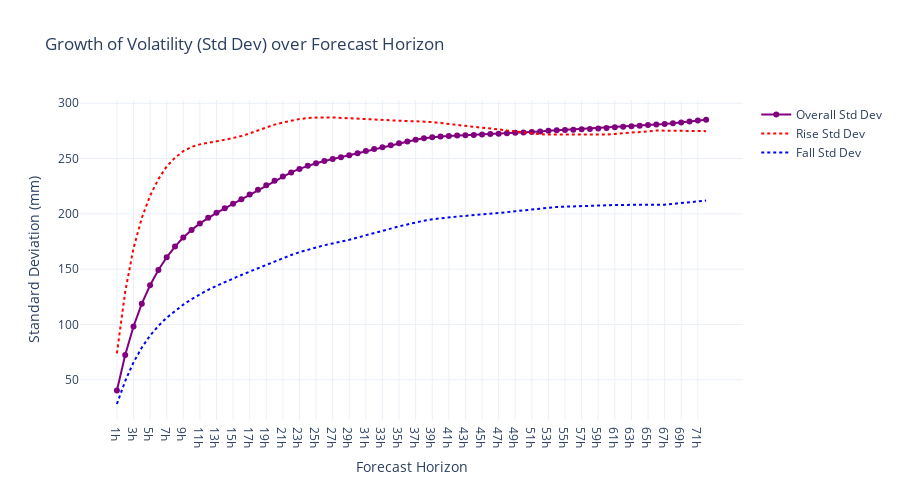
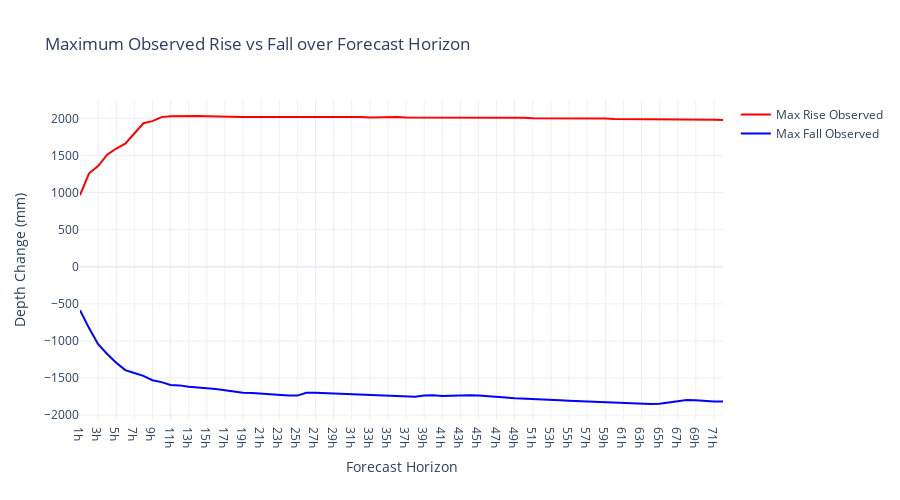

The code cell stored with these charts, in order, in its notebook:
### Markdown cell above
### analyze the change rate of the streamway depth

### Code cell
# --- DEPTH CHANGE DISTRIBUTION ANALYSIS ---
# We analyze how much the streamway depth typically changes over our forecast horizon.
# This gives us a baseline for "expected volatility" and helps set reasonable confidence intervals.

print("Analyzing depth change distribution (Overall, Rise, and Fall)...")

hourly_diff_stats = {}
hourly_rise_stats = {}
hourly_fall_stats = {}

steps_per_hour = 6 # Assuming 10-minute intervals

for hours in range(1, 73): # Calculate for 1 hour up to 72 hours
    current_horizon_steps = hours * steps_per_hour
    column_name = f'depth_change_{hours}h'
    
    # Calculate change
    change_series = df_streamway['streamway_depth_mm'].diff(current_horizon_steps)
    df_streamway[column_name] = change_series
    
    # 1. Overall Statistics
    stats = change_series.describe().to_dict()
    stats['std'] = change_series.std()
    stats.update(change_series.quantile([0.01, 0.05, 0.95, 0.99]).to_dict())
    hourly_diff_stats[f'{hours}h'] = stats
    
    # 2. Rise Statistics (Change > 0)
    rise_series = change_series[change_series > 0]
    if not rise_series.empty:
        rise_stats = rise_series.describe().to_dict()
        rise_stats['std'] = rise_series.std()
        rise_stats.update(rise_series.quantile([0.5, 0.95, 0.99]).to_dict()) # Median, 95th, 99th
        hourly_rise_stats[f'{hours}h'] = rise_stats
    
    # 3. Fall Statistics (Change < 0)
    fall_series = change_series[change_series < 0]
    if not fall_series.empty:
        fall_stats = fall_series.describe().to_dict()
        fall_stats['std'] = fall_series.std()
        fall_stats.update(fall_series.quantile([0.01, 0.05, 0.5]).to_dict()) # 1st, 5th, Median
        hourly_fall_stats[f'{hours}h'] = fall_stats

# Convert to DataFrames
df_hourly_stats = pd.DataFrame.from_dict(hourly_diff_stats, orient='index')
df_rise_stats = pd.DataFrame.from_dict(hourly_rise_stats, orient='index')
df_fall_stats = pd.DataFrame.from_dict(hourly_fall_stats, orient='index')

# Save to CSV
df_hourly_stats.to_csv('hourly_change_stats.csv', index=True)
df_rise_stats.to_csv('hourly_rise_stats.csv', index=True)
df_fall_stats.to_csv('hourly_fall_stats.csv', index=True)

print("Saved stats to CSVs: hourly_change_stats.csv, hourly_rise_stats.csv, hourly_fall_stats.csv")

# --- VISUALIZATION ---

# 1. Volatility Growth (Std Dev)
fig_vol = go.Figure()
fig_vol.add_trace(go.Scatter(
    x=df_hourly_stats.index, y=df_hourly_stats['std'], 
    mode='lines+markers', name='Overall Std Dev', line=dict(color='purple')
))
fig_vol.add_trace(go.Scatter(
    x=df_rise_stats.index, y=df_rise_stats['std'], 
    mode='lines', name='Rise Std Dev', line=dict(color='red', dash='dot')
))
fig_vol.add_trace(go.Scatter(
    x=df_fall_stats.index, y=df_fall_stats['std'], 
    mode='lines', name='Fall Std Dev', line=dict(color='blue', dash='dot')
))
fig_vol.update_layout(
    title='Growth of Volatility (Std Dev) over Forecast Horizon',
    xaxis_title='Forecast Horizon',
    yaxis_title='Standard Deviation (mm)',
    template='plotly_white', height=500
)
fig_vol.show()

# 2. Max Rise vs Max Fall
fig_max = go.Figure()
fig_max.add_trace(go.Scatter(
    x=df_hourly_stats.index, y=df_hourly_stats['max'], 
    mode='lines', name='Max Rise Observed', line=dict(color='red')
))
fig_max.add_trace(go.Scatter(
    x=df_hourly_stats.index, y=df_hourly_stats['min'], 
    mode='lines', name='Max Fall Observed', line=dict(color='blue')
))
fig_max.update_layout(
    title='Maximum Observed Rise vs Fall over Forecast Horizon',
    xaxis_title='Forecast Horizon',
    yaxis_title='Depth Change (mm)',
    template='plotly_white', height=500
)
fig_max.show()

# Print Summary for Key Horizons
print("\n--- Summary Stats for Key Horizons ---")
for h in ['4h', '12h', '24h', '48h', '72h']:
    if h in hourly_diff_stats:
        print(f"\nHorizon: {h}")
        print(f"  Overall: Mean={hourly_diff_stats[h]['mean']:.1f}, Std={hourly_diff_stats[h]['std']:.1f}")
        if h in hourly_rise_stats:
            print(f"  Rise:    Mean={hourly_rise_stats[h]['mean']:.1f}, Max={hourly_rise_stats[h]['max']:.1f}")
        if h in hourly_fall_stats:
            print(f"  Fall:    Mean={hourly_fall_stats[h]['mean']:.1f}, Min={hourly_fall_stats[h]['min']:.1f}")

### Figure 1 — Plotly figure (JSON) as saved in the notebook; plotly's stock layout.template omitted (floating-point values rounded to 4 significant figures)
{"data": [{"line": {"color": "purple"}, "mode": "lines+markers", "name": "Overall Std Dev", "type": "scatter", "x": ["1h", "2h", "3h", "4h", "5h", "6h", "7h", "8h", "9h", "10h", "11h", "12h", "13h", "14h", "15h", "16h", "17h", "18h", "19h", "20h", "21h", "22h", "23h", "24h", "25h", "26h", "27h", "28h", "29h", "30h", "31h", "32h", "33h", "34h", "35h", "36h", "37h", "38h", "39h", "40h", "41h", "42h", "43h", "44h", "45h", "46h", "47h", "48h", "49h", "50h", "51h", "52h", "53h", "54h", "55h", "56h", "57h", "58h", "59h", "60h", "61h", "62h", "63h", "64h", "65h", "66h", "67h", "68h", "69h", "70h", "71h", "72h"], "y": [40.16, 72.38, 98.16, 118.8, 135.4, 149.2, 160.7, 170.4, 178.6, 185.5, 191.3, 196.4, 200.9, 205.0, 209.1, 213.2, 217.4, 221.7, 225.9, 230.0, 233.8, 237.4, 240.6, 243.4, 245.8, 247.8, 249.5, 251.2, 253.0, 254.9, 256.8, 258.6, 260.3, 262.0, 263.8, 265.5, 267.0, 268.3, 269.3, 270.0, 270.5, 270.8, 271.1, 271.3, 271.7, 272.1, 272.5, 272.9, 273.2, 273.6, 274.0, 274.5, 275.1, 275.5, 275.8, 276.1, 276.4, 276.7, 277.2, 277.7, 278.2, 278.7, 279.3, 279.8, 280.2, 280.7, 281.2, 281.9, 282.6, 283.5, 284.3, 285.1]}, {"line": {"color": "red", "dash": "dot"}, "mode": "lines", "name": "Rise Std Dev", "type": "scatter", "x": ["1h", "2h", "3h", "4h", "5h", "6h", "7h", "8h", "9h", "10h", "11h", "12h", "13h", "14h", "15h", "16h", "17h", "18h", "19h", "20h", "21h", "22h", "23h", "24h", "25h", "26h", "27h", "28h", "29h", "30h", "31h", "32h", "33h", "34h", "35h", "36h", "37h", "38h", "39h", "40h", "41h", "42h", "43h", "44h", "45h", "46h", "47h", "48h", "49h", "50h", "51h", "52h", "53h", "54h", "55h", "56h", "57h", "58h", "59h", "60h", "61h", "62h", "63h", "64h", "65h", "66h", "67h", "68h", "69h", "70h", "71h", "72h"], "y": [73.92, 129.5, 168.8, 196.3, 216.4, 231.4, 242.8, 250.8, 256.6, 260.5, 262.8, 264.5, 265.6, 266.9, 268.4, 270.4, 272.8, 275.5, 278.2, 280.7, 282.6, 284.3, 285.7, 286.7, 287.1, 287.2, 287.2, 286.8, 286.4, 285.8, 285.6, 285.1, 284.6, 284.3, 284.0, 283.8, 283.8, 283.5, 283.0, 282.1, 281.1, 280.1, 279.3, 278.6, 277.9, 277.3, 276.3, 275.3, 274.3, 273.5, 272.6, 272.0, 271.6, 271.6, 271.8, 271.8, 271.5, 271.4, 271.4, 271.7, 272.2, 272.7, 273.2, 273.9, 274.6, 275.3, 275.3, 275.0, 274.7, 274.7, 274.7, 274.8]}, {"line": {"color": "blue", "dash": "dot"}, "mode": "lines", "name": "Fall Std Dev", "type": "scatter", "x": ["1h", "2h", "3h", "4h", "5h", "6h", "7h", "8h", "9h", "10h", "11h", "12h", "13h", "14h", "15h", "16h", "17h", "18h", "19h", "20h", "21h", "22h", "23h", "24h", "25h", "26h", "27h", "28h", "29h", "30h", "31h", "32h", "33h", "34h", "35h", "36h", "37h", "38h", "39h", "40h", "41h", "42h", "43h", "44h", "45h", "46h", "47h", "48h", "49h", "50h", "51h", "52h", "53h", "54h", "55h", "56h", "57h", "58h", "59h", "60h", "61h", "62h", "63h", "64h", "65h", "66h", "67h", "68h", "69h", "70h", "71h", "72h"], "y": [28.03, 48.83, 65.61, 79.07, 89.95, 98.69, 106.1, 112.3, 117.9, 122.8, 127.3, 131.3, 134.9, 138.4, 141.7, 144.7, 147.8, 150.8, 153.9, 156.9, 159.9, 162.8, 165.3, 167.6, 169.8, 171.6, 173.2, 174.7, 176.5, 178.6, 180.7, 182.7, 184.8, 186.8, 188.7, 190.4, 192.2, 193.8, 195.0, 196.1, 196.8, 197.5, 198.1, 198.7, 199.5, 200.2, 200.8, 201.5, 202.4, 203.2, 204.1, 204.9, 205.7, 206.2, 206.5, 206.6, 206.9, 207.1, 207.5, 207.7, 208.0, 208.1, 208.2, 208.3, 208.2, 208.1, 208.3, 209.0, 209.8, 210.6, 211.3, 212.0]}], "layout": {"height": 500, "title": {"text": "Growth of Volatility (Std Dev) over Forecast Horizon"}, "xaxis": {"title": {"text": "Forecast Horizon"}}, "yaxis": {"title": {"text": "Standard Deviation (mm)"}}}}

### Figure 2 — Plotly figure (JSON) as saved in the notebook; plotly's stock layout.template omitted (floating-point values rounded to 4 significant figures)
{"data": [{"line": {"color": "red"}, "mode": "lines", "name": "Max Rise Observed", "type": "scatter", "x": ["1h", "2h", "3h", "4h", "5h", "6h", "7h", "8h", "9h", "10h", "11h", "12h", "13h", "14h", "15h", "16h", "17h", "18h", "19h", "20h", "21h", "22h", "23h", "24h", "25h", "26h", "27h", "28h", "29h", "30h", "31h", "32h", "33h", "34h", "35h", "36h", "37h", "38h", "39h", "40h", "41h", "42h", "43h", "44h", "45h", "46h", "47h", "48h", "49h", "50h", "51h", "52h", "53h", "54h", "55h", "56h", "57h", "58h", "59h", "60h", "61h", "62h", "63h", "64h", "65h", "66h", "67h", "68h", "69h", "70h", "71h", "72h"], "y": [964.0, 1260.0, 1358.0, 1511.0, 1594.0, 1658.0, 1796.0, 1934.0, 1963.0, 2017.0, 2027.0, 2032.0, 2027.0, 2032.0, 2027.0, 2022.0, 2022.0, 2017.0, 2017.0, 2017.0, 2017.0, 2017.0, 2022.0, 2027.0, 2027.0, 2027.0, 2022.0, 2027.0, 2022.0, 2022.0, 2022.0, 2017.0, 2012.0, 2017.0, 2017.0, 2017.0, 2012.0, 2012.0, 2012.0, 2012.0, 2012.0, 2017.0, 2012.0, 2017.0, 2017.0, 2007.0, 2012.0, 2007.0, 2007.0, 2007.0, 2002.0, 2002.0, 2007.0, 2002.0, 2002.0, 2002.0, 1997.0, 1997.0, 1997.0, 1993.0, 1993.0, 1993.0, 1993.0, 1988.0, 1988.0, 1988.0, 1988.0, 1988.0, 1983.0, 1983.0, 1983.0, 1978.0]}, {"line": {"color": "blue"}, "mode": "lines", "name": "Max Fall Observed", "type": "scatter", "x": ["1h", "2h", "3h", "4h", "5h", "6h", "7h", "8h", "9h", "10h", "11h", "12h", "13h", "14h", "15h", "16h", "17h", "18h", "19h", "20h", "21h", "22h", "23h", "24h", "25h", "26h", "27h", "28h", "29h", "30h", "31h", "32h", "33h", "34h", "35h", "36h", "37h", "38h", "39h", "40h", "41h", "42h", "43h", "44h", "45h", "46h", "47h", "48h", "49h", "50h", "51h", "52h", "53h", "54h", "55h", "56h", "57h", "58h", "59h", "60h", "61h", "62h", "63h", "64h", "65h", "66h", "67h", "68h", "69h", "70h", "71h", "72h"], "y": [-586.0, -827.0, -1043.0, -1176.0, -1294.0, -1393.0, -1432.0, -1471.0, -1530.0, -1555.0, -1594.0, -1599.0, -1619.0, -1634.0, -1639.0, -1649.0, -1668.0, -1683.0, -1698.0, -1703.0, -1712.0, -1722.0, -1732.0, -1737.0, -1737.0, -1698.0, -1698.0, -1703.0, -1713.0, -1713.0, -1718.0, -1727.0, -1732.0, -1732.0, -1742.0, -1742.0, -1752.0, -1752.0, -1737.0, -1732.0, -1742.0, -1737.0, -1732.0, -1732.0, -1737.0, -1742.0, -1756.0, -1761.0, -1771.0, -1776.0, -1776.0, -1781.0, -1796.0, -1801.0, -1806.0, -1811.0, -1815.0, -1825.0, -1830.0, -1835.0, -1840.0, -1845.0, -1850.0, -1850.0, -1845.0, -1830.0, -1806.0, -1796.0, -1801.0, -1811.0, -1816.0, -1816.0]}], "layout": {"height": 500, "title": {"text": "Maximum Observed Rise vs Fall over Forecast Horizon"}, "xaxis": {"title": {"text": "Forecast Horizon"}}, "yaxis": {"title": {"text": "Depth Change (mm)"}}}}
